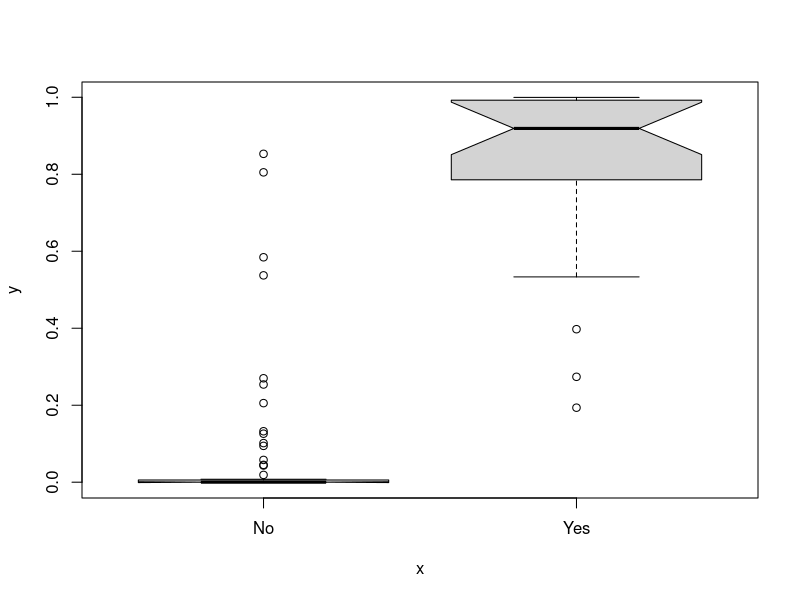
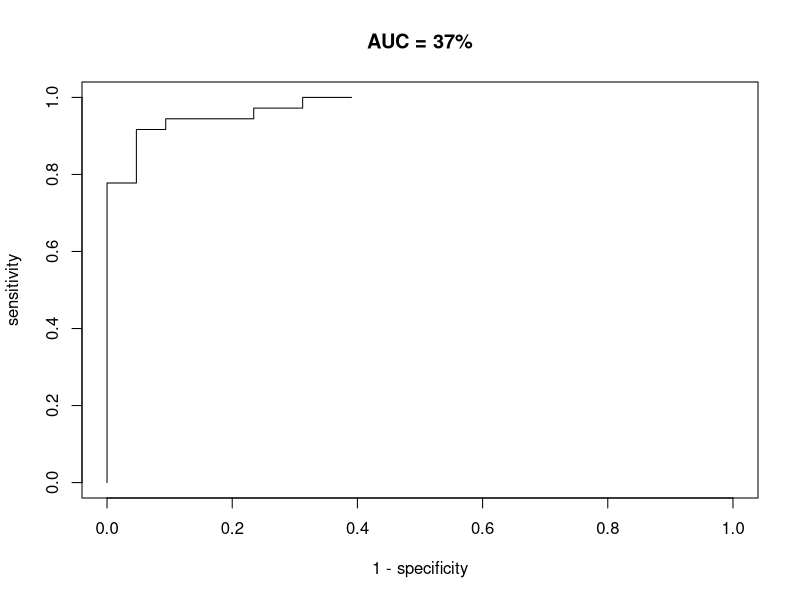
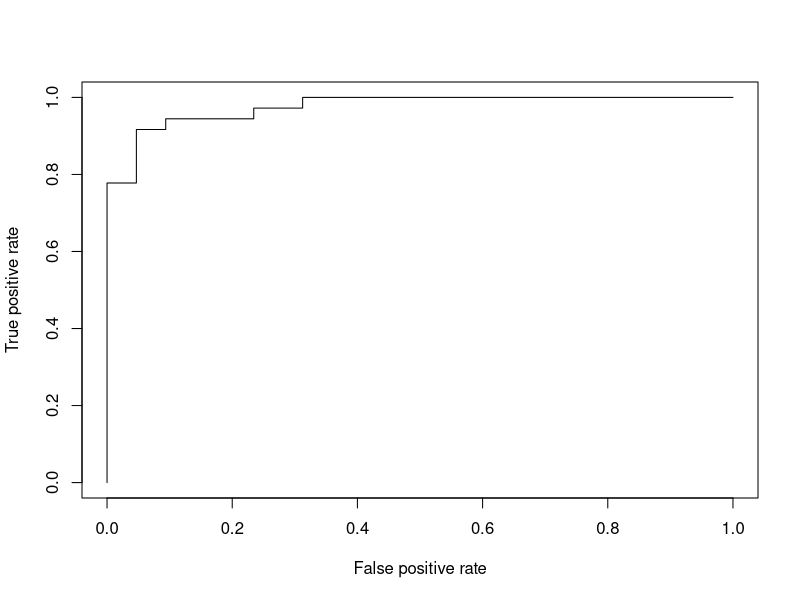

Here is the R script that generated these plots, in order:
N <- 1e2

sim_cancer <- function(N){
	logistic <- function(t) 1 / (1 + exp(-t))

	carcinogens <- runif(N, min=0, max=100)
	age <- sample(10:99, N, replace=T)
	score <- 10^(-1) * (carcinogens - mean(carcinogens)) + 
			10^(-2) * (age - mean(age)) - 2
	prob <- logistic(score)
	cancer <- factor(ifelse(prob > runif(N), "Yes", "No"))
	
	data.frame(age, carcinogens, cancer)
}


d1 <- sim_cancer(N)

fit1 <- glm(cancer ~ I(carcinogens - mean(carcinogens)) + I(age - mean(age)) + 1, 
		data=d1, family="binomial")

coef(fit1)

plot(d1$cancer, predict(fit1, type="response"), notch=T)

compute_sensitivity <- function(actual, predicted)
    sum(predicted==TRUE & actual==TRUE) / sum(actual==TRUE)

compute_specificity <- function(actual, predicted)
    sum(predicted==FALSE & actual==FALSE) / sum(actual==FALSE)

d2 <- sim_cancer(N)
actual <- d2$cancer=="Yes"
predicted <- predict(fit1, newdata=d2, type="link")

cutoff <- seq(-10,10, length=N)
roc_df <- as.data.frame(do.call("rbind", lapply(cutoff, function(threshold){
  c(
      threshold=threshold, 
      sensitivity=compute_sensitivity(actual, predicted > threshold), 
      specificity=compute_specificity(actual, predicted > threshold)
  )
})))

with(roc_df, {
  # approximate AUC by numerical integration
  auc <- sum(roc_df$sensitivity[-1] * diff(roc_df$specificity))
  plot(1 - specificity, sensitivity, 
        xlim=c(0,1), ylim=c(0,1), 
        main=sprintf("AUC = %0.0f%%", 100 * auc),
        type="s")
})


library(ROCR)

pred <- prediction(predicted, ifelse(d2$cancer=="Yes", 1, 0))
pred <- prediction(predicted, d2$cancer=="Yes")
perf <- performance(pred,"tpr","fpr")
plot(perf)

auc <- performance(pred,"auc")@y.values[[1]][1]
auc
